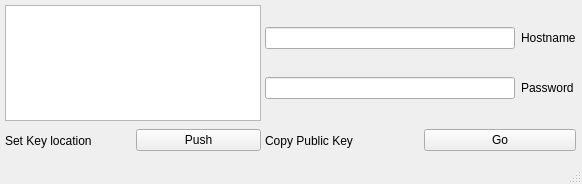
<?xml version="1.0" encoding="UTF-8"?>
<ui version="4.0">
 <class>MainWindow</class>
 <widget class="QMainWindow" name="MainWindow">
  <property name="geometry">
   <rect>
    <x>0</x>
    <y>0</y>
    <width>582</width>
    <height>184</height>
   </rect>
  </property>
  <property name="sizePolicy">
   <sizepolicy hsizetype="Fixed" vsizetype="Fixed">
    <horstretch>0</horstretch>
    <verstretch>0</verstretch>
   </sizepolicy>
  </property>
  <property name="windowTitle">
   <string>MainWindow</string>
  </property>
  <widget class="QWidget" name="centralwidget">
   <property name="sizePolicy">
    <sizepolicy hsizetype="Fixed" vsizetype="Fixed">
     <horstretch>0</horstretch>
     <verstretch>0</verstretch>
    </sizepolicy>
   </property>
   <widget class="QWidget" name="horizontalLayoutWidget_2">
    <property name="geometry">
     <rect>
      <x>265</x>
      <y>125</y>
      <width>311</width>
      <height>31</height>
     </rect>
    </property>
    <layout class="QHBoxLayout" name="horizontalLayout_2">
     <item>
      <widget class="QLabel" name="label">
       <property name="text">
        <string>Copy Public Key</string>
       </property>
      </widget>
     </item>
     <item>
      <widget class="QPushButton" name="pushButton_3">
       <property name="text">
        <string>Go</string>
       </property>
      </widget>
     </item>
    </layout>
   </widget>
   <widget class="QWidget" name="gridLayoutWidget">
    <property name="geometry">
     <rect>
      <x>265</x>
      <y>5</y>
      <width>311</width>
      <height>116</height>
     </rect>
    </property>
    <layout class="QGridLayout" name="gridLayout">
     <item row="1" column="1">
      <widget class="QLabel" name="label_2">
       <property name="text">
        <string>Hostname</string>
       </property>
      </widget>
     </item>
     <item row="4" column="1">
      <widget class="QLabel" name="label_3">
       <property name="text">
        <string>Password</string>
       </property>
      </widget>
     </item>
     <item row="4" column="0">
      <widget class="QLineEdit" name="lineEdit_2">
       <property name="echoMode">
        <enum>QLineEdit::Password</enum>
       </property>
      </widget>
     </item>
     <item row="1" column="0">
      <widget class="QLineEdit" name="lineEdit"/>
     </item>
    </layout>
   </widget>
   <widget class="QListWidget" name="listWidget">
    <property name="geometry">
     <rect>
      <x>5</x>
      <y>5</y>
      <width>256</width>
      <height>116</height>
     </rect>
    </property>
   </widget>
   <widget class="QWidget" name="horizontalLayoutWidget">
    <property name="geometry">
     <rect>
      <x>5</x>
      <y>125</y>
      <width>256</width>
      <height>31</height>
     </rect>
    </property>
    <layout class="QHBoxLayout" name="horizontalLayout">
     <item>
      <widget class="QLabel" name="label_4">
       <property name="text">
        <string>Set Key location</string>
       </property>
      </widget>
     </item>
     <item>
      <widget class="QPushButton" name="pushButton">
       <property name="text">
        <string>Push</string>
       </property>
      </widget>
     </item>
    </layout>
   </widget>
  </widget>
  <widget class="QMenuBar" name="menubar">
   <property name="geometry">
    <rect>
     <x>0</x>
     <y>0</y>
     <width>582</width>
     <height>24</height>
    </rect>
   </property>
  </widget>
  <widget class="QStatusBar" name="statusbar"/>
 </widget>
 <resources/>
 <connections/>
</ui>
